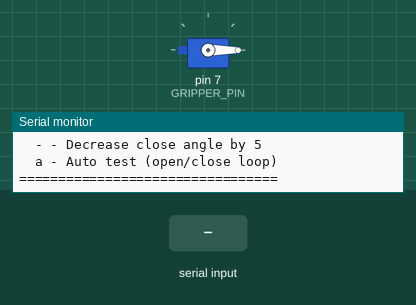
Recording of a sketch running on a simulated Arduino Uno, built with avr-gcc and run on an emulated ATmega328P. On the bench: servo, the last lines printed to the serial monitor. The test bench sets the inputs (shaded band).

Above: at 2.2 s.
2.3 s: "c" received over Serial
At 5.0 s:
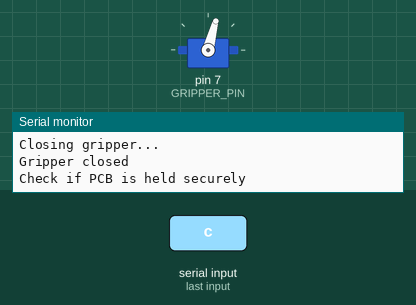
5.3 s: "o" received over Serial
At 5.77 s:
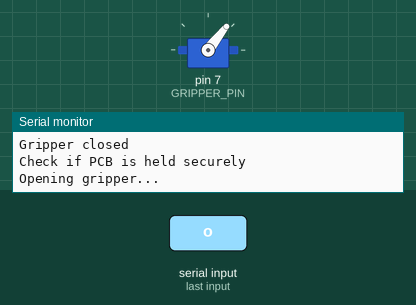
8.3 s: "a" received over Serial
At 11.08 s:
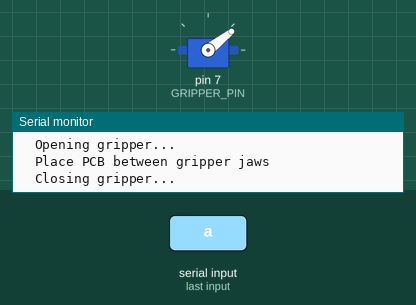
Timing chart, 0 to 17.3 s (numbered marks = the images above; inputs shaded):
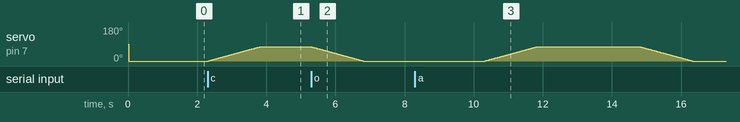

Measured:
- after the input at 2.3 s, servo on pin 7 (GRIPPER_PIN): moves from 0° to 75° over 1.5 s, starting at once
- after the input at 5.3 s, servo on pin 7 (GRIPPER_PIN): moves from 75° to 0° over 1.5 s, starting at once
- after the input at 8.3 s, servo on pin 7 (GRIPPER_PIN): rises from 0° to 75° in 1.5 s, then falls to 0° in 4.5 s

The sketch:

test_gripper.ino
```cpp
/**
 * test_gripper.ino
 * 그리퍼 서보 테스트
 *
 * 그리퍼의 열기/닫기 동작을 반복하여
 * PCB를 잡는 힘과 각도를 캘리브레이션합니다.
 *
 * 연결:
 * - 그리퍼 서보를 핀 7에 연결
 * - 외부 전원 5V 연결
 * - GND 공통 연결
 *
 * 사용법:
 * 1. 그리퍼를 핀 7에 연결
 * 2. 업로드 후 시리얼 모니터 열기 (115200 baud)
 * 3. PCB 또는 테스트 물체를 그리퍼 사이에 배치
 * 4. 그리퍼가 자동으로 열기/닫기 반복
 * 5. 적절한 닫기 각도를 찾아서 GRIPPER_CLOSE_ANGLE 조정
 */

#include <Servo.h>

Servo gripperServo;

const int GRIPPER_PIN = 7;
const int GRIPPER_OPEN_ANGLE = 0;    // 완전히 열림
int GRIPPER_CLOSE_ANGLE = 75;        // 닫기 각도 (조정 가능)

const int HOLD_TIME = 3000;           // PCB 잡고 유지하는 시간 (ms)
const int MOVE_SPEED = 20;            // 서보 이동 딜레이 (ms)

void setup() {
  Serial.begin(115200);
  Serial.println("=================================");
  Serial.println("Gripper Test");
  Serial.println("=================================");

  gripperServo.attach(GRIPPER_PIN);

  Serial.print("Gripper attached to pin ");
  Serial.println(GRIPPER_PIN);
  Serial.print("Open angle: ");
  Serial.println(GRIPPER_OPEN_ANGLE);
  Serial.print("Close angle: ");
  Serial.println(GRIPPER_CLOSE_ANGLE);
  Serial.println();
  Serial.println("Commands:");
  Serial.println("  o - Open gripper");
  Serial.println("  c - Close gripper");
  Serial.println("  + - Increase close angle by 5");
  Serial.println("  - - Decrease close angle by 5");
  Serial.println("  a - Auto test (open/close loop)");
  Serial.println("=================================");

  // 초기 위치: 열림
  gripperServo.write(GRIPPER_OPEN_ANGLE);
  delay(1000);
}

void loop() {
  // 시리얼 명령어 처리
  if (Serial.available() > 0) {
    char command = Serial.read();

    switch (command) {
      case 'o':
      case 'O':
        openGripper();
        break;

      case 'c':
      case 'C':
        closeGripper();
        break;

      case '+':
        GRIPPER_CLOSE_ANGLE += 5;
        if (GRIPPER_CLOSE_ANGLE > 180) GRIPPER_CLOSE_ANGLE = 180;
        Serial.print("Close angle increased to: ");
        Serial.println(GRIPPER_CLOSE_ANGLE);
        break;

      case '-':
        GRIPPER_CLOSE_ANGLE -= 5;
        if (GRIPPER_CLOSE_ANGLE < 0) GRIPPER_CLOSE_ANGLE = 0;
        Serial.print("Close angle decreased to: ");
        Serial.println(GRIPPER_CLOSE_ANGLE);
        break;

      case 'a':
      case 'A':
        autoTest();
        break;

      default:
        break;
    }
  }
}

// 그리퍼 열기
void openGripper() {
  Serial.println("Opening gripper...");
  smoothMove(gripperServo.read(), GRIPPER_OPEN_ANGLE);
  Serial.println("Gripper opened");
}

// 그리퍼 닫기
void closeGripper() {
  Serial.println("Closing gripper...");
  smoothMove(gripperServo.read(), GRIPPER_CLOSE_ANGLE);
  Serial.println("Gripper closed");
  Serial.println("Check if PCB is held securely");
}

// 부드러운 서보 이동
void smoothMove(int fromAngle, int toAngle) {
  int step = (fromAngle < toAngle) ? 1 : -1;

  for (int angle = fromAngle; angle != toAngle; angle += step) {
    gripperServo.write(angle);
    delay(MOVE_SPEED);
  }

  gripperServo.write(toAngle);
}

// 자동 테스트
void autoTest() {
  Serial.println("=================================");
  Serial.println("Starting auto test (3 cycles)");
  Serial.println("=================================");

  for (int i = 1; i <= 3; i++) {
    Serial.print("Cycle ");
    Serial.print(i);
    Serial.println("/3");

    // 열기
    Serial.println("  Opening gripper...");
    smoothMove(gripperServo.read(), GRIPPER_OPEN_ANGLE);
    Serial.println("  Place PCB between gripper jaws");
    delay(2000);

    // 닫기
    Serial.println("  Closing gripper...");
    smoothMove(gripperServo.read(), GRIPPER_CLOSE_ANGLE);
    Serial.println("  Gripper closed - Check grip strength");

    // PCB 잡고 유지
    Serial.print("  Holding for ");
    Serial.print(HOLD_TIME / 1000);
    Serial.println(" seconds...");
    delay(HOLD_TIME);

    // 열기
    Serial.println("  Opening gripper...");
    smoothMove(gripperServo.read(), GRIPPER_OPEN_ANGLE);
    Serial.println("  PCB released");

    delay(2000);
    Serial.println();
  }

  Serial.println("=================================");
  Serial.println("Auto test completed");
  Serial.print("Final close angle: ");
  Serial.println(GRIPPER_CLOSE_ANGLE);
  Serial.println("Adjust GRIPPER_CLOSE_ANGLE in config.h if needed");
  Serial.println("=================================");
}
```
